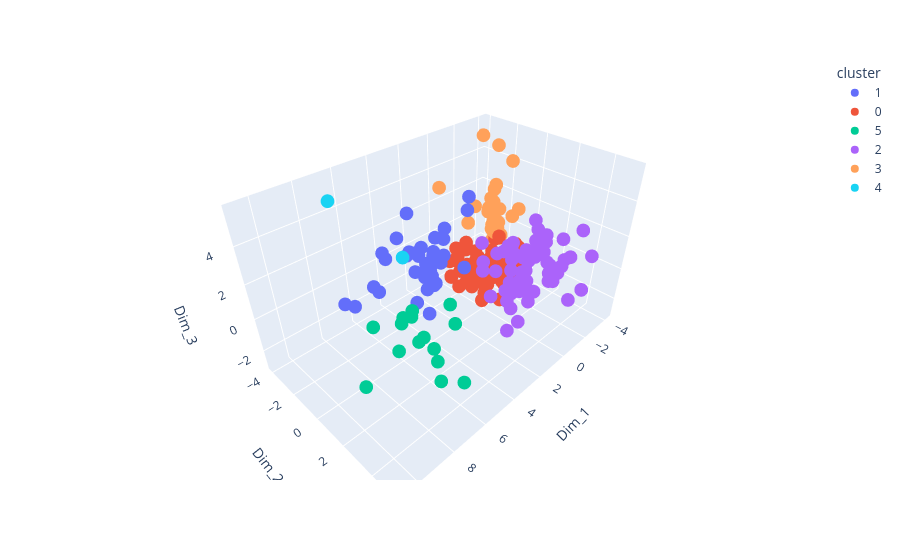

Source (notebook cell):
### Code cell
cluster_labels_4 = kmeans.labels_

plot_df4 = low_dim_df.copy()
plot_df4.columns = [f"Dim_{i+1}" for i in range(plot_df4.shape[1])]
plot_df4["cluster"] = cluster_labels_4.astype(str)

fig = px.scatter_3d(
    plot_df4,
    x="Dim_1",
    y="Dim_2",
    z="Dim_3",
    color="cluster",
    hover_data=plot_df4.columns)

fig.show()

ct = pd.crosstab(cluster_labels_4, labels)
print(ct)

### Figure 1 — Plotly figure (JSON) as saved in the notebook; plotly's stock layout.template omitted (floating-point values rounded to 4 significant figures; data arrays with more than 128 entries replaced by an {"elided": "..."} marker saying what was removed)
{"data": [{"customdata": {"elided": "36x16 mixed values"}, "hovertemplate": "cluster=%{customdata[15]}<br>Dim_1=%{x}<br>Dim_2=%{y}<br>Dim_3=%{z}<br>Dim_4=%{customdata[0]}<br>Dim_5=%{customdata[1]}<br>Dim_6=%{customdata[2]}<br>Dim_7=%{customdata[3]}<br>Dim_8=%{customdata[4]}<br>Dim_9=%{customdata[5]}<br>Dim_10=%{customdata[6]}<br>Dim_11=%{customdata[7]}<br>Dim_12=%{customdata[8]}<br>Dim_13=%{customdata[9]}<br>Dim_14=%{customdata[10]}<br>Dim_15=%{customdata[11]}<br>Dim_16=%{customdata[12]}<br>Dim_17=%{customdata[13]}<br>Dim_18=%{customdata[14]}<extra></extra>", "legendgroup": "1", "marker": {"color": "#636efa", "symbol": "circle"}, "mode": "markers", "name": "1", "scene": "scene", "showlegend": true, "type": "scatter3d", "x": [2.108, 5.009, 3.936, 2.053, 3.146, 0.3648, 8.423, 4.735, 1.163, 3.312, 5.612, 3.124, 3.264, 3.195, 5.06, 2.218, 0.7181, 1.882, 4.177, 1.391, 1.564, 2.692, 3.129, 3.925, 3.932, 4.139, 7.044, 5.416, 2.643, 3.535, 3.486, 1.56, 5.756, 2.553, 1.704, 1.655], "y": [-1.684, 0.3278, -3.884, -2.415, -2.796, -2.758, -0.7463, -2.539, -2.024, -0.5153, -2.11, -2.179, -0.7032, -1.554, 0.2457, 0.7383, -0.7251, -1.624, -2.239, -2.633, -1.831, -3.127, -0.5865, -1.663, -0.347, -0.01247, -2.213, 1.754, -1.515, -1.657, -0.904, -2.486, -2.33, -2.062, 0.05518, -1.504], "z": [1.697, 2.874, 0.5602, -0.5005, 0.544, 1.076, 1.437, 1.204, 1.052, -0.1103, -0.1695, -0.2217, 0.3377, 1.64, 3.029, 4.964, 3.139, 0.1572, 2.319, -0.1897, -0.2104, 0.404, -0.1278, 3.838, 0.04412, -1.21, -0.3474, 3.945, -0.07166, -1.782, 1.111, -0.5991, 0.1108, -0.7992, 0.4754, 0.471]}, {"customdata": {"elided": "86x16 mixed values"}, "hovertemplate": "cluster=%{customdata[15]}<br>Dim_1=%{x}<br>Dim_2=%{y}<br>Dim_3=%{z}<br>Dim_4=%{customdata[0]}<br>Dim_5=%{customdata[1]}<br>Dim_6=%{customdata[2]}<br>Dim_7=%{customdata[3]}<br>Dim_8=%{customdata[4]}<br>Dim_9=%{customdata[5]}<br>Dim_10=%{customdata[6]}<br>Dim_11=%{customdata[7]}<br>Dim_12=%{customdata[8]}<br>Dim_13=%{customdata[9]}<br>Dim_14=%{customdata[10]}<br>Dim_15=%{customdata[11]}<br>Dim_16=%{customdata[12]}<br>Dim_17=%{customdata[13]}<br>Dim_18=%{customdata[14]}<extra></extra>", "legendgroup": "0", "marker": {"color": "#EF553B", "symbol": "circle"}, "mode": "markers", "name": "0", "scene": "scene", "showlegend": true, "type": "scatter3d", "x": [0.07774, -0.5604, 1.075, -0.8425, -0.006488, -0.3664, -1.738, -1.289, 0.1239, -1.519, 1.278, -0.301, 0.5765, -1.515, 0.09334, -0.7479, -0.04124, 1.191, -1.966, -0.7396, -1.522, -2.088, -0.7416, -1.235, -1.693, -1.09, -0.3981, 0.3084, -2.013, -2.503, -1.663, -1.433, 0.07539, -1.125, -1.24, -1.325, -2.25, -1.071, -1.717, -1.271, -1.162, -1.244, -2.209, -0.6811, -1.952, -2.447, -0.1906, -1.024, -0.9783, -1.407, -1.539, 0.1159, -0.1073, 0.5763, -0.3748, -0.5733, -0.4686, -1.601, -1.937, -2.012, -1.176, -1.798, -1.798, -2.068, -0.07966, 1.014, -0.7596, -1.802, -0.6159, -0.04582, -0.1318, -1.224, -1.792, -1.409, 0.8378, -1.649, 0.349, 0.1602, 0.2184, -0.8404, -1.459, -2.455, 0.334, -1.804, -1.763, -2.04], "y": [-2.127, 0.31, -0.9005, -1.238, 0.24, -1.695, 0.7162, -1.113, -2.089, -0.4263, -1.313, -1.593, -2.119, -1.143, 0.1241, -0.03378, -0.8059, -1.393, -1.058, -0.8759, -1.425, -1.226, -2.121, -1.824, -0.7531, -1.64, -1.796, -1.57, -1.091, -1.133, -0.8878, 1.226, -1.169, 0.3614, -0.3572, 1.029, 0.3247, -1.298, 0.1978, 0.3824, -0.003652, -0.01312, -0.1123, -0.1128, -0.4618, 0.3421, -0.4557, -1.423, 0.7883, 0.8212, -0.46, -0.8074, -0.501, -0.8516, -1.496, -1.076, 0.05146, -0.1648, -0.2135, -0.7298, 0.1392, -0.4508, 0.8212, 0.3885, 1.096, 0.756, 0.8273, -1.124, -0.721, -1.112, -0.8914, -0.789, -0.9075, -0.8894, -0.1759, -0.335, -0.7617, -0.4278, -1.847, 0.1736, 0.7386, -1.405, -0.725, -1.124, -0.2003, -1.037], "z": [-0.08087, -1.005, -1.588, -0.685, -1.427, -1.354, -0.9372, -1.686, -0.8724, -1.834, -0.9931, -1.121, -0.7215, -1.715, -2.022, -0.6694, -0.5543, -1.135, -1.569, -1.777, -1.554, -1.05, -0.05794, -0.7399, -1.413, -1.217, -0.2262, -1.256, -1.46, -0.07125, -1.527, -1.87, -1.447, -1.73, -1.863, -1.197, -0.4631, -1.707, -1.134, 0.1406, -0.2451, -1.668, -0.8011, 0.1406, -1.517, -0.02698, -1.554, -0.8403, -1.31, -0.3976, -1.315, -2.059, -1.667, -1.556, -1.377, -1.543, 0.5225, -1.182, -1.264, -1.318, -1.426, -1.198, -0.514, 0.3911, -2.043, -1.671, -1.511, -1.142, -1.224, -0.9425, -1.557, -1.542, -1.675, -1.506, -0.5227, -1.668, -0.9009, -1.221, -0.3939, 1.306, -1.161, -0.2372, -0.5122, -1.531, -1.373, -0.9748]}, {"customdata": {"elided": "15x16 mixed values"}, "hovertemplate": "cluster=%{customdata[15]}<br>Dim_1=%{x}<br>Dim_2=%{y}<br>Dim_3=%{z}<br>Dim_4=%{customdata[0]}<br>Dim_5=%{customdata[1]}<br>Dim_6=%{customdata[2]}<br>Dim_7=%{customdata[3]}<br>Dim_8=%{customdata[4]}<br>Dim_9=%{customdata[5]}<br>Dim_10=%{customdata[6]}<br>Dim_11=%{customdata[7]}<br>Dim_12=%{customdata[8]}<br>Dim_13=%{customdata[9]}<br>Dim_14=%{customdata[10]}<br>Dim_15=%{customdata[11]}<br>Dim_16=%{customdata[12]}<br>Dim_17=%{customdata[13]}<br>Dim_18=%{customdata[14]}<extra></extra>", "legendgroup": "5", "marker": {"color": "#00cc96", "symbol": "circle"}, "mode": "markers", "name": "5", "scene": "scene", "showlegend": true, "type": "scatter3d", "x": [6.142, 3.186, 2.903, 6.449, 4.226, 4.504, 6.52, 4.809, 5.159, 10.67, 6.499, 5.422, 7.448, 4.441, 4.836], "y": [2.672, 0.511, 0.6056, 3.203, -1.279, 0.6542, -1.645, 0.2385, -0.8978, 3.707, 0.3141, 3.676, 1.894, -1.103, -0.1274], "z": [-1.259, -0.8625, -2.276, -1.912, -1.728, -2.961, -1.663, -2.244, -1.411, 1.451, -1.995, -2.419, 1.357, -1.899, -2.779]}, {"customdata": {"elided": "65x16 mixed values"}, "hovertemplate": "cluster=%{customdata[15]}<br>Dim_1=%{x}<br>Dim_2=%{y}<br>Dim_3=%{z}<br>Dim_4=%{customdata[0]}<br>Dim_5=%{customdata[1]}<br>Dim_6=%{customdata[2]}<br>Dim_7=%{customdata[3]}<br>Dim_8=%{customdata[4]}<br>Dim_9=%{customdata[5]}<br>Dim_10=%{customdata[6]}<br>Dim_11=%{customdata[7]}<br>Dim_12=%{customdata[8]}<br>Dim_13=%{customdata[9]}<br>Dim_14=%{customdata[10]}<br>Dim_15=%{customdata[11]}<br>Dim_16=%{customdata[12]}<br>Dim_17=%{customdata[13]}<br>Dim_18=%{customdata[14]}<extra></extra>", "legendgroup": "2", "marker": {"color": "#ab63fa", "symbol": "circle"}, "mode": "markers", "name": "2", "scene": "scene", "showlegend": true, "type": "scatter3d", "x": [1.361, 1.973, 0.03778, -1.707, -2.634, 0.8212, -2.406, -0.4635, -2.11, -1.452, -2.085, -0.03718, -1.696, 0.0232, 0.04222, -0.3159, -0.3805, -0.2768, -0.02968, -0.5942, -1.588, -2.001, -0.6649, -1.983, -1.786, -1.324, -1.631, -0.1986, -2.396, -1.692, -2.091, -0.4024, -0.7318, 0.1305, -0.7193, -0.1927, -2.72, 0.5274, -1.721, 0.4167, -1.718, 0.1325, -2.055, -1.828, -0.2357, 0.1258, 0.8322, -2.297, -2.295, 0.263, -0.97, -0.9238, 0.9628, -1.004, -1.507, 2.65, -0.305, -1.325, -1.675, -0.399, 2.35, -1.621, -2.135, 0.7188, -2.654], "y": [1.024, 1.54, 1.241, 1.862, 1.328, 3.094, 3.084, 1.64, 3.438, 4.479, 1.316, 1.648, 1.636, 2.436, 1.994, 2.946, 1.479, 2.385, 1.461, 1.503, 5.262, 2.611, 1.253, 1.614, 2.973, 3.224, 5.02, 1.359, 2.072, 1.517, 1.84, 3.771, 1.158, 2.459, 2.304, 3.241, 1.598, 2.318, 4.517, 2.804, 3.535, 1.87, 2.005, 1.681, 2.866, 0.8658, 0.4374, 0.9917, 1.619, 4.454, 2.099, 2.688, 2.484, 1.798, 1.371, 2.681, 2.239, 2.244, 2.592, 3.389, 3.581, 1.469, 3.851, 1.359, 3.231], "z": [1.119, 1.15, 1.245, 0.5558, 0.7595, -1.882, -0.4141, -1.127, 0.3473, -0.9396, -0.3795, -1.83, -1.33, -0.6841, -2.087, 1.548, 1.693, 0.09524, 1.652, 0.8753, 2.076, 0.2368, -1.105, 2.413, -0.6912, 0.68, -0.08695, -1.349, 0.4699, -0.6877, 0.9253, 0.9307, 1.048, 0.02212, 0.8, 2.819, 1.075, -0.6017, 3.129, -0.001219, 2.216, 0.4182, 0.6591, 0.2236, -1.278, -0.143, 1.753, 0.06068, 1.734, 1.148, -1.379, -1.09, 1.78, -1.035, 0.1941, 0.5733, 0.2681, 1.184, 1.654, 2.959, -1.21, 0.6734, 1.096, 1.493, 0.3783]}, {"customdata": {"elided": "33x16 mixed values"}, "hovertemplate": "cluster=%{customdata[15]}<br>Dim_1=%{x}<br>Dim_2=%{y}<br>Dim_3=%{z}<br>Dim_4=%{customdata[0]}<br>Dim_5=%{customdata[1]}<br>Dim_6=%{customdata[2]}<br>Dim_7=%{customdata[3]}<br>Dim_8=%{customdata[4]}<br>Dim_9=%{customdata[5]}<br>Dim_10=%{customdata[6]}<br>Dim_11=%{customdata[7]}<br>Dim_12=%{customdata[8]}<br>Dim_13=%{customdata[9]}<br>Dim_14=%{customdata[10]}<br>Dim_15=%{customdata[11]}<br>Dim_16=%{customdata[12]}<br>Dim_17=%{customdata[13]}<br>Dim_18=%{customdata[14]}<extra></extra>", "legendgroup": "3", "marker": {"color": "#FFA15A", "symbol": "circle"}, "mode": "markers", "name": "3", "scene": "scene", "showlegend": true, "type": "scatter3d", "x": [1.128, -1.057, -2.44, -3.111, -2.335, -2.624, -2.894, -2.703, -2.885, -2.578, -2.671, -2.628, -2.999, -2.723, -2.724, -2.706, -2.641, -2.368, -2.803, -3.831, -3.109, -2.629, -2.762, -3.254, -2.437, -2.57, -3.463, -4.121, -2.646, -3.072, -2.847, -3.02, -2.103], "y": [-2.348, -2.287, -1.453, -2.324, -0.9079, -1.459, -2.369, -1.534, -1.852, -1.421, -1.791, -0.65, -1.647, -1.888, -2.006, -1.435, -1.57, -2.97, -0.1371, -2.64, -2.411, -1.403, -2.289, -2.198, -1.584, -1.809, -2.481, -4.073, -1.851, -2.167, -2.031, -2.305, -0.01206], "z": [3.965, 1.049, 0.1918, 1.685, 0.2941, 0.2619, 1.277, 0.6672, 1.383, 0.5278, 0.6726, 4.794, 1.438, 0.4582, 1.128, 0.7625, 0.6993, 1.353, 2.084, 4.774, 1.809, 0.3793, 1.108, 2.697, -0.3262, 0.2269, 2.247, 4.896, 0.4496, 1.677, 1.328, 1.111, 1.962]}, {"customdata": [[-5.71, -6.858, -0.02897, 1.982, -1.174, 0.5376, -1.408, 1.878, 1.54, -2.842, -1.029, 0.3772, -0.5979, 0.8947, 0.5374, "4"], [-2.02, -5.347, -0.8115, 1.924, 2.831, 1.259, -3.799, 2.075, -0.4309, -0.08601, 0.8854, -0.6084, -0.4255, -0.4634, 1.908, "4"]], "hovertemplate": "cluster=%{customdata[15]}<br>Dim_1=%{x}<br>Dim_2=%{y}<br>Dim_3=%{z}<br>Dim_4=%{customdata[0]}<br>Dim_5=%{customdata[1]}<br>Dim_6=%{customdata[2]}<br>Dim_7=%{customdata[3]}<br>Dim_8=%{customdata[4]}<br>Dim_9=%{customdata[5]}<br>Dim_10=%{customdata[6]}<br>Dim_11=%{customdata[7]}<br>Dim_12=%{customdata[8]}<br>Dim_13=%{customdata[9]}<br>Dim_14=%{customdata[10]}<br>Dim_15=%{customdata[11]}<br>Dim_16=%{customdata[12]}<br>Dim_17=%{customdata[13]}<br>Dim_18=%{customdata[14]}<extra></extra>", "legendgroup": "4", "marker": {"color": "#19d3f3", "symbol": "circle"}, "mode": "markers", "name": "4", "scene": "scene", "showlegend": true, "type": "scatter3d", "x": [7.688, 6.935], "y": [-2.158, 1.604], "z": [5.687, 4.308]}], "layout": {"legend": {"title": {"text": "cluster"}, "tracegroupgap": 0}, "margin": {"t": 60}, "scene": {"domain": {"x": [0, 1], "y": [0, 1]}, "xaxis": {"title": {"text": "Dim_1"}}, "yaxis": {"title": {"text": "Dim_2"}}, "zaxis": {"title": {"text": "Dim_3"}}}}}
